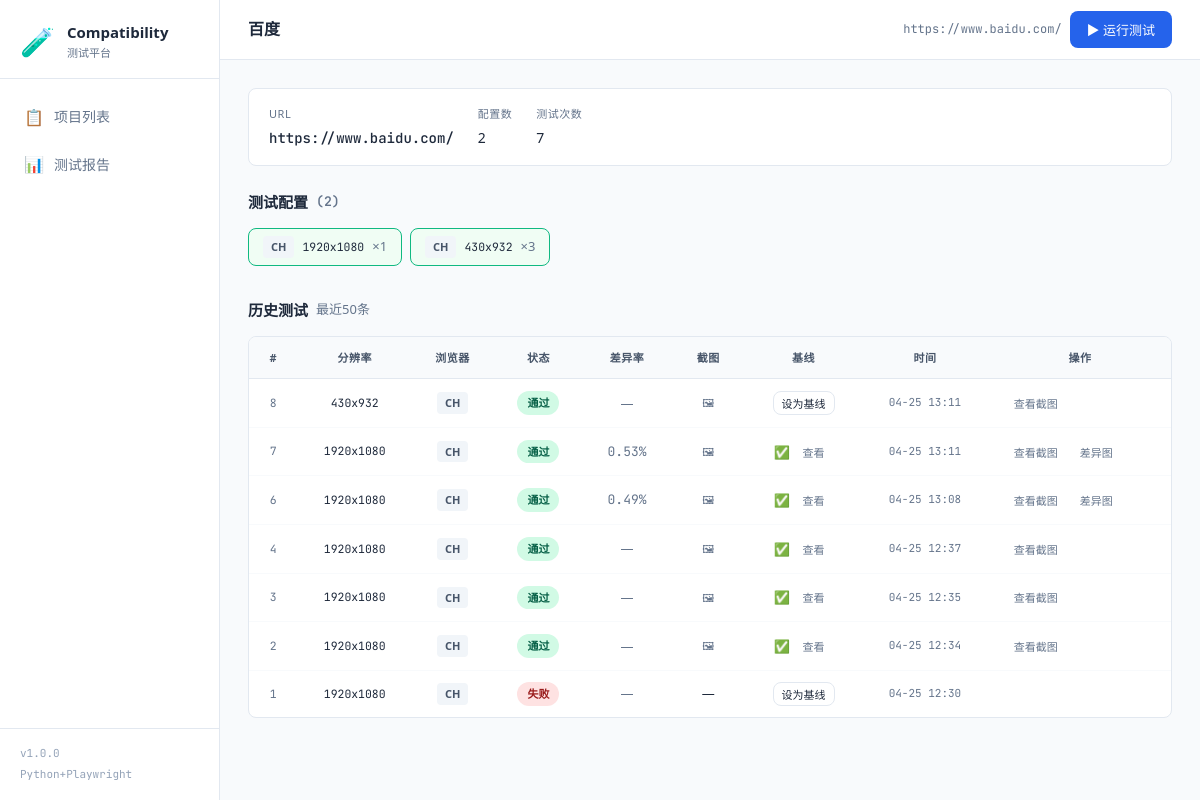
The app's page /project/1 with its own data.
### models/database.py (models this page shows, shortened)
class Project(db.Model):
    __tablename__ = 'projects'
    id = db.Column(db.Integer, primary_key=True, autoincrement=True)
    name = db.Column(db.String(255), nullable=False)
    url = db.Column(db.Text, nullable=False)
    description = db.Column(db.Text, default='')
    created_at = db.Column(db.DateTime, default=datetime.utcnow)
    configs = db.relationship('TestConfig', backref='project', lazy='dynamic', cascade='all, delete-orphan')
    test_runs = db.relationship('TestRun', backref='project', lazy='dynamic', cascade='all, delete-orphan')

class TestConfig(db.Model):
    __tablename__ = 'test_configs'
    id = db.Column(db.Integer, primary_key=True, autoincrement=True)
    project_id = db.Column(db.Integer, db.ForeignKey('projects.id'), nullable=False)
    resolution = db.Column(db.String(20), nullable=False)  # e.g. "1920x1080"
    width = db.Column(db.Integer, nullable=False)
    height = db.Column(db.Integer, nullable=False)
    device_scale = db.Column(db.Integer, default=1)
    browser = db.Column(db.String(20), nullable=False)  # chromium/firefox/webkit
    is_active = db.Column(db.Boolean, default=True)
    test_runs = db.relationship('TestRun', backref='config', lazy='dynamic')

class TestRun(db.Model):
    __tablename__ = 'test_runs'
    id = db.Column(db.Integer, primary_key=True, autoincrement=True)
    project_id = db.Column(db.Integer, db.ForeignKey('projects.id'), nullable=False)
    config_id = db.Column(db.Integer, db.ForeignKey('test_configs.id'), nullable=True)
    screenshot_path = db.Column(db.Text, default='')
    baseline_path = db.Column(db.Text, default='')
    diff_path = db.Column(db.Text, default='')
    diff_score = db.Column(db.Float, default=0.0)  # 0.0 ~ 1.0
    status = db.Column(db.String(20), default='pending')  # pending/running/completed/failed
    error_message = db.Column(db.Text, default='')
    created_at = db.Column(db.DateTime, default=datetime.utcnow)
    def get_resolution(self):
        if self.config:
            return self.config.resolution
        return 'unknown'
    def get_browser(self):
        if self.config:
            return self.config.browser
        return 'unknown'

### app.py (the view)
@app.route('/project/<int:project_id>')
def project_detail(project_id):
    project = Project.query.get_or_404(project_id)
    configs = TestConfig.query.filter_by(project_id=project_id).all()
    runs = TestRun.query.filter_by(project_id=project_id).order_by(
        TestRun.created_at.desc()
    ).limit(50).all()
    return render_template('run_test.html', project=project, configs=configs, runs=runs)

### app.py (called while the page is built)
@app.template_filter('screenshot_rel')
def screenshot_rel(path):
    if not path:
        return ''
    import re
    m = re.search(r'screenshots[\\/]', path)
    if m:
        return path[m.end():].replace('\\', '/')
    return path

### templates/run_test.html (shortened to what this page needs)
{% extends "base.html" %}
{% block page_title %}{{ project.name }}{% endblock %}
{% block actions %}
<div style="display:flex; gap:8px; align-items:center;">
  <span class="mono text-muted" style="font-size:12px;">{{ project.url }}</span>
  <button class="btn btn-primary" id="runBtn" onclick="runTest()">▶ 运行测试</button>
</div>
{% endblock %}
{% block content %}
<div class="content-area">
  <div class="info-bar">
    <div class="info-item">
      <span class="info-label">URL</span>
      <span class="info-value mono">{{ project.url }}</span>
    </div>
    <div class="info-item">
      <span class="info-label">配置数</span>
      <span class="info-value">{{ configs|length }}</span>
    </div>
    <div class="info-item">
      <span class="info-label">测试次数</span>
      <span class="info-value">{{ runs|length }}</span>
    </div>
  </div>
  <div class="section-title">测试配置 <span class="text-muted mono">({{ configs|length }})</span></div>
  <div class="config-overview">
    {% for cfg in configs %}
    <div class="config-chip {% if cfg.is_active %}active{% else %}inactive{% endif %}">
      <span class="browser-badge">{{ cfg.browser[:2].upper() }}</span>
      <span class="mono">{{ cfg.resolution }}</span>
      <span class="text-muted">×{{ cfg.device_scale }}</span>
    </div>
    {% endfor %}
  </div>
  <div class="section-title" style="margin-top:32px;">
    历史测试
    <span class="text-muted" style="font-weight:400; font-size:13px;">最近50条</span>
  </div>
  {% if runs %}
  <div class="runs-table-wrap">
    <table class="runs-table">
      <thead>
        <tr>
          <th>#</th>
          <th>分辨率</th>
          <th>浏览器</th>
          <th>状态</th>
          <th>差异率</th>
          <th>截图</th>
          <th>基线</th>
          <th>时间</th>
          <th>操作</th>
        </tr>
      </thead>
      <tbody>
        {% for run in runs %}
        <tr class="run-row" id="run-{{ run.id }}">
          <td class="mono text-muted">{{ run.id }}</td>
          <td class="mono">{{ run.get_resolution() }}</td>
          <td><span class="browser-badge">{{ run.get_browser()[:2].upper() }}</span></td>
          <td>
            {% if run.status == 'completed' %}
            <span class="badge badge-pass">通过</span>
            {% elif run.status == 'failed' %}
            <span class="badge badge-fail">失败</span>
            {% else %}
            <span class="badge badge-pending">{{ run.status }}</span>
            {% endif %}
          </td>
          <td>
            {% if run.diff_score is not none and run.diff_score > 0 %}
            <span class="diff-value {% if run.diff_score > 0.05 %}high{% elif run.diff_score > 0.01 %}mid{% endif %}">
              {{ (run.diff_score * 100)|round(2) }}%
            </span>
            {% else %}
            <span class="text-muted">—</span>
            {% endif %}
          </td>
          <td>
            {% if run.screenshot_path %}
            <a href="{{ url_for('serve_screenshot', filename=run.screenshot_path|screenshot_rel) }}" target="_blank" class="btn btn-xs btn-ghost">🖼</a>
            {% else %}—{% endif %}
          </td>
          <td>
            {% if run.baseline_path %}
            <span class="text-muted">✅</span>
            <button class="btn btn-xs btn-ghost" onclick="viewBaseline({{ run.id }})">查看</button>
            {% else %}
            <button class="btn btn-xs btn-outline" onclick="setBaseline({{ run.id }})">设为基线</button>
            {% endif %}
          </td>
          <td class="mono text-muted" style="font-size:11px;">{{ run.created_at.strftime('%m-%d %H:%M') if run.created_at else '-' }}</td>
          <td>
            <div style="display:flex; gap:4px;">
              {% if run.screenshot_path %}
              <button class="btn btn-xs btn-ghost" onclick="viewScreenshot({{ run.id }})">查看截图</button>
              {% endif %}
              {% if run.diff_path %}
              <button class="btn btn-xs btn-ghost" onclick="viewDiff({{ run.id }})">差异图</button>
              {% endif %}
            </div>
          </td>
        </tr>
        {% endfor %}
      </tbody>
    </table>
  </div>
  {% else %}
  <div class="empty-hint" style="text-align:center; padding:48px;">暂无测试记录，点击「运行测试」开始</div>
  {% endif %}
</div>
{% endblock %}

### templates/base.html (shortened to what this page needs)
<!DOCTYPE html>
<html lang="zh-CN">
<head>
<link rel="stylesheet" href="{{ url_for('static', filename='css/style.css') }}">
</head>
<body>
<div class="layout">
  <aside class="sidebar">
    <div class="sidebar-brand">
      <div class="brand-icon">🧪</div>
      <div class="brand-text">
        <div class="brand-name">Compatibility</div>
        <div class="brand-sub">测试平台</div>
      </div>
    </div>
    <nav class="sidebar-nav">
      <a href="{{ url_for('index') }}" class="nav-item {% if request.endpoint == 'index' %}active{% endif %}">
        <span class="nav-icon">📋</span> 项目列表
      </a>
      <a href="{{ url_for('report', project_id=0) if false else '#' }}" class="nav-item {% if request.endpoint and 'report' in request.endpoint %}active{% endif %}"
         onclick="showToast('请先选择一个项目')">
        <span class="nav-icon">📊</span> 测试报告
      </a>
    </nav>
    <div class="sidebar-footer">
      <div class="sys-info">
        <span class="mono">v1.0.0</span>
        <span class="mono">Python+Playwright</span>
      </div>
    </div>
  </aside>
  <main class="main-content">
    <header class="topbar">
      <div class="topbar-title">{% block page_title %}项目列表{% endblock %}</div>
      <div class="topbar-actions">{% block actions %}{% endblock %}</div>
    </header>
    <div class="content-body">
      {% block content %}{% endblock %}
    </div>
  </main>
</div>
</body>
</html>

### records on screen
Project: name "百度", url "https://www.baidu.com/"
TestConfig: browser "CH", resolution "1920x1080", device_scale "1"
TestConfig: browser "CH", resolution "430x932", device_scale "3"
TestRun: id "8", get_resolution "430x932", get_browser "CH", status "通过", created_at "04-25 13:11"
TestRun: id "7", get_resolution "1920x1080", get_browser "CH", status "通过", (run.diff_score*100)|round(2) "0.53", created_at "04-25 13:11"
TestRun: id "6", get_resolution "1920x1080", get_browser "CH", status "通过", (run.diff_score*100)|round(2) "0.49", created_at "04-25 13:08"
TestRun: id "4", get_resolution "1920x1080", get_browser "CH", status "通过", created_at "04-25 12:37"
TestRun: id "3", get_resolution "1920x1080", get_browser "CH", status "通过", created_at "04-25 12:35"
TestRun: id "2", get_resolution "1920x1080", get_browser "CH", status "通过", created_at "04-25 12:34"
TestRun: id "1", get_resolution "1920x1080", get_browser "CH", status "失败", created_at "04-25 12:30"

### other values on screen
{{ configs|length }} "2"
{{ runs|length }} "7"
